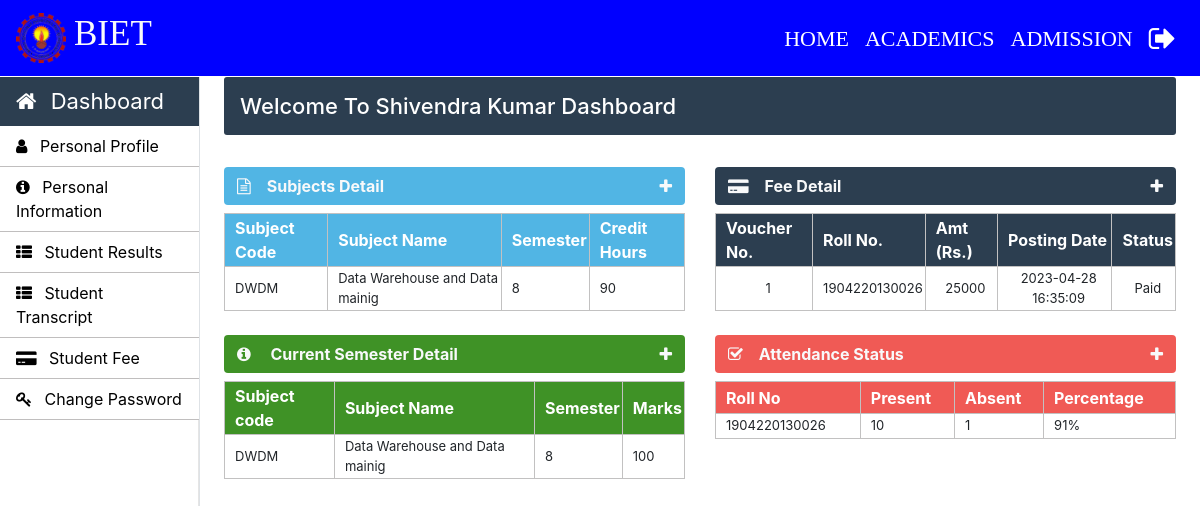
Page /student/student-index.php (signed in) on the committed database.
### tables this page shows
CREATE TABLE `student_info` (
  `roll_no` varchar(20) NOT NULL,
  `first_name` varchar(30) NOT NULL,
  `middle_name` varchar(30) NOT NULL,
  `last_name` varchar(30) NOT NULL,
  `father_name` varchar(30) NOT NULL,
  `email` varchar(30) NOT NULL,
  `mobile_no` varchar(11) NOT NULL,
  `course_code` varchar(11) NOT NULL,
  `session` varchar(10) NOT NULL,
  `profile_image` varchar(100) NOT NULL,
  `prospectus_issued` varchar(10) NOT NULL,
  `prospectus_amount` varchar(10) NOT NULL,
  `form_b` varchar(20) NOT NULL,
  `applicant_status` varchar(20) NOT NULL,
  `application_status` varchar(20) NOT NULL,
  `cnic` varchar(15) NOT NULL,
  `dob` varchar(10) NOT NULL,
  `other_phone` varchar(11) NOT NULL,
  `gender` varchar(10) NOT NULL,
  `permanent_address` varchar(150) NOT NULL,
  `current_address` varchar(150) NOT NULL,
  `place_of_birth` varchar(150) NOT NULL,
  `matric_complition_date` varchar(10) NOT NULL,
  `matric_awarded_date` varchar(10) NOT NULL,
  `matric_certificate` varchar(100) NOT NULL,
  `fa_complition_date` varchar(10) NOT NULL,
  `fa_awarded_date` varchar(10) NOT NULL,
  `fa_certificate` varchar(100) NOT NULL,
  `ba_complition_date` varchar(10) NOT NULL,
  `ba_awarded_date` varchar(10) NOT NULL,
  `ba_certificate` varchar(100) NOT NULL,
  `semester` int(11) NOT NULL,
  `total_marks` int(11) NOT NULL,
  `obtain_marks` int(11) NOT NULL,
  `state` varchar(20) NOT NULL,
  `admission_date` timestamp NOT NULL DEFAULT current_timestamp() ON UPDATE current_timestamp()
);

CREATE TABLE `student_courses` (
  `student_course_id` int(11) NOT NULL,
  `course_code` varchar(10) NOT NULL,
  `semester` int(11) NOT NULL,
  `roll_no` varchar(100) NOT NULL,
  `subject_code` varchar(10) NOT NULL,
  `session` varchar(10) NOT NULL,
  `assign_date` varchar(10) NOT NULL
);

CREATE TABLE `course_subjects` (
  `subject_code` varchar(10) NOT NULL,
  `subject_name` varchar(50) NOT NULL,
  `course_code` varchar(10) NOT NULL,
  `semester` int(10) NOT NULL,
  `credit_hours` int(5) NOT NULL
);

CREATE TABLE `student_fee` (
  `fee_voucher` int(11) NOT NULL,
  `roll_no` varchar(30) NOT NULL,
  `amount` int(11) NOT NULL,
  `posting_date` timestamp NOT NULL DEFAULT current_timestamp() ON UPDATE current_timestamp(),
  `status` varchar(10) NOT NULL
);

### Student/student-index.php (the view, shortened to what this page needs)
 <?php
		require_once "../connection/connection.php";
	?>
<!doctype html>
<html lang="en">
	<head>
	</head>
	<body>
		<?php include('../common/common-header.php') ?>
		<?php include('../common/student-sidebar.php') ?>
		<main role="main" class="col-xl-10 col-lg-9 col-md-8 ml-sm-auto px-md-4 mb-2 w-100">
			<div class="sub-main">
				<div class="text-center d-flex flex-wrap flex-md-nowrap pt-3 pb-2 mb-3 text-white admin-dashboard pl-3">
					<h4 class="">Welcome To <?php $roll_no=$_SESSION['LoginStudent'];
					$query="select * from student_info where roll_no='$roll_no'";
					$run=mysqli_query($con,$query);
					while ($row=mysqli_fetch_array($run)) {
						echo $row['first_name']." ".$row['middle_name']." ".$row['last_name'];
					}
					?> Dashboard </h4> </h4>
				</div>
				<div class="row">
					<div class="col-lg-6 col-md-12 col-sm-12">
						<div>
							<section class="mt-3">
								<div class="btn btn-block table-two text-light d-flex">
									<span class="font-weight-bold"><i class="fa fa-file-text-o mr-3" aria-hidden="true"></i>Subjects Detail</span>
									<a href="" class="ml-auto" data-toggle="collapse" data-target="#collapseOne"><i class="fa fa-plus text-light" aria-hidden="true"></i></a>
								</div>
								<div class="collapse show mt-2" id="collapseOne">
									<table class="w-100 table-elements table-two-tr"cellpadding="2">
										<tr class="pt-5 table-two text-white" style="height: 32px;">
											<th>Subject Code</th>
											<th>Subject Name</th>
											<th>Semester</th>
											<th>Credit Hours</th>
										</tr>
										<?php $roll_no=$_SESSION['LoginStudent'];
											$max_semester = "select max(semester) as semester from student_courses where roll_no = '$roll_no'";
											$max_run = mysqli_query($con, $max_semester);
											$row = mysqli_fetch_array($max_run);
											$semester = $row['semester'];
											$query="select sc.subject_code,cs.subject_name,sc.semester,cs.credit_hours, sc.roll_no, sc.semester from student_courses sc inner join course_subjects cs on sc.subject_code=cs.subject_code where sc.roll_no='$roll_no' and sc.semester = '$semester'";
											$run=mysqli_query($con,$query);
											while ($row=mysqli_fetch_array($run)) { ?>
										<tr>
											<td><?php echo $row['subject_code'] ?></td>
											<td><?php echo $row['subject_name'] ?></td>
											<td><?php echo $row['semester'] ?></td>
											<td><?php echo $row['credit_hours'] ?></td>
										</tr>
										<?php } ?>
									</table>
								</div>
							</section>
						</div>
					</div>
					<div class="col-lg-6 col-md-12 col-md-6 col-sm-12">
						<div>
							<section class="mt-3">
								<div class="btn btn-block table-three text-light d-flex">
									<span class="font-weight-bold"><i class="fa fa-credit-card-alt mr-3" aria-hidden="true"></i>Fee Detail</span>
									<a href="" class="ml-auto" data-toggle="collapse" data-target="#collapsetwo"><i class="fa fa-plus text-light" aria-hidden="true"></i></a>
								</div>
								<div class="collapse show mt-2" id="collapsetwo">
									<table class="w-100 table-elements table-three-tr"cellpadding="2">
										<tr class="pt-5 table-three text-white" style="height: 32px;">
											<th>Voucher No.</th>
											<th>Roll No.</th>
											<th>Amt (Rs.)</th>
											<th>Posting Date</th>
											<th>Status</th>
										</tr>
										<?php
											$roll_no=$_SESSION['LoginStudent'];
											$query="select * from student_fee inner join student_info on student_fee.roll_no=student_info.roll_no where student_fee.roll_no='$roll_no'";
											$run=mysqli_query($con,$query);
											while ($row=mysqli_fetch_array($run)) { ?>
											<tr class="text-center">
												<td><?php echo $row['fee_voucher'] ?></td>
												<td><?php echo $row['roll_no'] ?></td>
												<td><?php echo $row['amount'] ?></td>
												<td><?php echo $row['posting_date'] ?></td>
												<td><?php echo $row['status'] ?></td>
											</tr>
											<?php
											}
										?>
									</table>
								</div>
							</section>
						</div>
					</div>
				</div>
				<div class="row">
					<div class="col-lg-6 col-md-12 col-sm-12">
						<div>
							<section class="mt-4">
								<div class="btn btn-block table-five text-light d-flex">
									<span class="font-weight-bold"><i class="fa fa-info-circle mr-3" aria-hidden="true"></i> Current Semester Detail</span>
									<a href="" class="ml-auto" data-toggle="collapse" data-target="#collapsethree"><i class="fa fa-plus text-light" aria-hidden="true"></i></a>
								</div>
								<div class="collapse show mt-2" id="collapsethree">
									<table class="w-100 table-elements table-five-tr"cellpadding="2">
										<tr class="pt-5 table-five text-white" style="height: 32px;">
											<th>Subject code</th>
											<th>Subject Name</th>
											<th>Semester</th>
											<th>Marks</th>
										</tr>
										<?php
											$roll_no=$_SESSION['LoginStudent'];
											$max_semester = "select max(semester) as semester from student_courses where roll_no = '$roll_no'";
											$max_run = mysqli_query($con, $max_semester);
											$row = mysqli_fetch_array($max_run);
											$semester = $row['semester'];
											$query="select * from student_courses inner join course_subjects on student_courses.subject_code=course_subjects.subject_code where student_courses.roll_no='$roll_no' and student_courses.semester = '$semester'";
											$run=mysqli_query($con,$query);
											while ($row=mysqli_fetch_array($run)) { ?>
											<tr>
												<td><?php echo $row['subject_code'] ?></td>
												<td><?php echo $row['subject_name'] ?></td>
												<td><?php echo $row['semester'] ?></td>
												<td>100</td>
											</tr>
											<?php }
										?>
									</table>
								</div>
							</section>
						</div>
					</div>
					<div class="col-lg-6 col-md-12 col-sm-12">
						<div>
							<section class="mt-4">
								<div class="btn btn-block table-one text-light d-flex">
									<span class="font-weight-bold"><i class="fa fa-check-square-o mr-3" aria-hidden="true"></i>Attendance Status</span>
									<a href="" class="ml-auto" data-toggle="collapse" data-target="#collapsefour"><i class="fa fa-plus text-light" aria-hidden="true"></i></a>
								</div>
								<div class="collapse show mt-2" id="collapsefour">
									<table class="w-100 table-elements table-one-tr"cellpadding="2">
										<tr class="pt-5 table-one text-white" style="height: 32px;">
											<th>Roll No</th>
											<th>Present</th>
											<th>Absent</th>
											<th>Percentage</th>
										</tr>
										<?php
											$roll_no=$_SESSION['LoginStudent'];
											$query="select count(attendance_id) as attendance_id,sum(attendance) as attendance,student_id from student_attendance where student_id='$roll_no'";
											$run=mysqli_query($con,$query);
											while ($row1=mysqli_fetch_array($run)) { ?>
											<tr>
												<td><?php echo $_SESSION['LoginStudent'] ?></td>
												<td><?php echo $row1['attendance'] ? $row1['attendance'] : "0" ?></td>
												<td><?php echo $row1['attendance_id']-$row1['attendance']?></td>
												<?php $attendace =  $row1['attendance_id'] > 0 ? round(($row1['attendance']*100)/$row1['attendance_id'])."%" : "0%" ?>
												<td> <?php echo $attendace ?> </td>
											</tr>
											<?php
											}
										?>
									</table>
								</div>
							</section>
						</div>
					</div>
				</div>
			</div>
		</main>
	</body>
</html>

### Css/style.css (style rules this page uses)
h4 { font-size: 22px; }
.admin-dashboard { margin-top: 1px !important; background: #2c3e50 !important; border-radius: 3px; }
.table-elements tr, td, th { font-size: 13px; border: 1px solid rgb(194, 193, 193); padding-left: 10px !important; }
.table-one { background: #eb1811b6; }
.table-two { background: #51b5e4; }
.table-three { background: #2c3e50 !important; }
.table-five { background: #3e9225fd; }
.table-font-for-transcript td, th { font-size: 16px !important; }

### rows in the picture
student_info: first_name "Shivendra", last_name "Kumar"
student_courses: subject_code "DWDM", course_subjects.subject_name "Data Warehouse and Data mainig", semester "8", course_subjects.credit_hours "90", course_subjects.subject_code "DWDM", course_subjects.semester "8"
student_fee: fee_voucher "1", student_info.roll_no "1904220130026", amount "25000", posting_date "2023-04-28 16:35:09", status "Paid"

### other values in the picture
$row1['attendance'] "10"
$row1['attendance_id']-$row1['attendance'] "1"
$attendace "91%"
